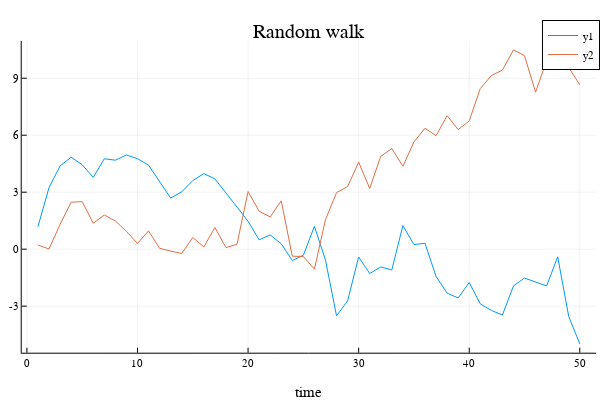

The code cell stored with this chart in its notebook:
### Markdown cell above
<img src="./tmp.gif" />

### Code cell
plotlyjs()  # change backend to PlotlyJS
Plots.plot(x, title="Random walk", xlab="time")

### Figure 1 — Plotly figure (JSON) as saved in the notebook; plotly's stock layout.template omitted (floating-point values rounded to 4 significant figures)
{"data": [{"colorbar": {"title": ""}, "legendgroup": "y1", "line": {"color": "rgba(0, 154, 250, 1.000)", "dash": "solid", "shape": "linear", "width": 1}, "mode": "lines", "name": "y1", "showlegend": true, "type": "scatter", "x": [1, 2, 3, 4, 5, 6, 7, 8, 9, 10, 11, 12, 13, 14, 15, 16, 17, 18, 19, 20, 21, 22, 23, 24, 25, 26, 27, 28, 29, 30, 31, 32, 33, 34, 35, 36, 37, 38, 39, 40, 41, 42, 43, 44, 45, 46, 47, 48, 49, 50], "xaxis": "x", "y": [1.19, 3.238, 4.381, 4.841, 4.444, 3.779, 4.76, 4.685, 4.958, 4.764, 4.425, 3.581, 2.692, 3.019, 3.612, 3.98, 3.699, 2.964, 2.246, 1.471, 0.4916, 0.752, 0.2835, -0.5974, -0.3197, 1.204, -0.5735, -3.507, -2.724, -0.4107, -1.282, -0.936, -1.092, 1.241, 0.2428, 0.3097, -1.434, -2.315, -2.569, -1.755, -2.88, -3.224, -3.466, -1.934, -1.521, -1.749, -1.934, -0.4027, -3.546, -4.986], "yaxis": "y", "zmax": null, "zmin": null}, {"colorbar": {"title": ""}, "legendgroup": "y2", "line": {"color": "rgba(227, 111, 71, 1.000)", "dash": "solid", "shape": "linear", "width": 1}, "mode": "lines", "name": "y2", "showlegend": true, "type": "scatter", "x": [1, 2, 3, 4, 5, 6, 7, 8, 9, 10, 11, 12, 13, 14, 15, 16, 17, 18, 19, 20, 21, 22, 23, 24, 25, 26, 27, 28, 29, 30, 31, 32, 33, 34, 35, 36, 37, 38, 39, 40, 41, 42, 43, 44, 45, 46, 47, 48, 49, 50], "xaxis": "x", "y": [0.2187, 0.01143, 1.304, 2.474, 2.504, 1.364, 1.799, 1.485, 0.9358, 0.2999, 0.9657, 0.0454, -0.101, -0.2233, 0.6184, 0.1155, 1.141, 0.08217, 0.2606, 3.034, 2.001, 1.696, 2.545, -0.3702, -0.3855, -1.052, 1.556, 2.977, 3.295, 4.58, 3.199, 4.892, 5.297, 4.36, 5.642, 6.369, 5.972, 7.028, 6.294, 6.753, 8.459, 9.138, 9.425, 10.49, 10.19, 8.266, 9.935, 9.722, 9.558, 8.655], "yaxis": "y", "zmax": null, "zmin": null}], "layout": {"annotations": [{"font": {"color": "rgba(0, 0, 0, 1.000)", "family": "sans-serif", "size": 20}, "rotation": 0, "showarrow": false, "text": "Random walk", "x": 0.5148, "xanchor": "center", "xref": "paper", "y": 1, "yanchor": "top", "yref": "paper"}], "height": 400, "legend": {"bgcolor": "rgba(255, 255, 255, 1.000)", "bordercolor": "rgba(0, 0, 0, 1.000)", "borderwidth": 1, "font": {"color": "rgba(0, 0, 0, 1.000)", "family": "sans-serif", "size": 11}, "title": {"font": {"color": "rgba(0, 0, 0, 1.000)", "family": "sans-serif", "size": 15}, "text": ""}, "tracegroupgap": 0, "traceorder": "normal", "x": 1, "xanchor": "auto", "y": 1, "yanchor": "auto"}, "margin": {"b": 20, "l": 0, "r": 0, "t": 20}, "paper_bgcolor": "rgba(255, 255, 255, 1.000)", "plot_bgcolor": "rgba(255, 255, 255, 1.000)", "showlegend": true, "width": 600, "xaxis": {"anchor": "y", "domain": [0.03619, 0.9934], "gridcolor": "rgba(0, 0, 0, 0.100)", "gridwidth": 0.5, "linecolor": "rgba(0, 0, 0, 1.000)", "mirror": false, "range": [-0.47, 51.47], "showgrid": true, "showline": true, "showticklabels": true, "tickangle": 0, "tickcolor": "rgb(0, 0, 0)", "tickfont": {"color": "rgba(0, 0, 0, 1.000)", "family": "sans-serif", "size": 11}, "tickmode": "array", "ticks": "inside", "ticktext": ["0", "10", "20", "30", "40", "50"], "tickvals": [0, 10, 20, 30, 40, 50], "title": "time", "titlefont": {"color": "rgba(0, 0, 0, 1.000)", "family": "sans-serif", "size": 15}, "type": "-", "visible": true, "zeroline": false, "zerolinecolor": "rgba(0, 0, 0, 1.000)"}, "yaxis": {"anchor": "x", "domain": [0.07581, 0.9415], "gridcolor": "rgba(0, 0, 0, 0.100)", "gridwidth": 0.5, "linecolor": "rgba(0, 0, 0, 1.000)", "mirror": false, "range": [-5.45, 10.96], "showgrid": true, "showline": true, "showticklabels": true, "tickangle": 0, "tickcolor": "rgb(0, 0, 0)", "tickfont": {"color": "rgba(0, 0, 0, 1.000)", "family": "sans-serif", "size": 11}, "tickmode": "array", "ticks": "inside", "ticktext": ["-3", "0", "3", "6", "9"], "tickvals": [-3, 0, 3, 6, 9], "title": "", "titlefont": {"color": "rgba(0, 0, 0, 1.000)", "family": "sans-serif", "size": 15}, "type": "-", "visible": true, "zeroline": false, "zerolinecolor": "rgba(0, 0, 0, 1.000)"}}}
